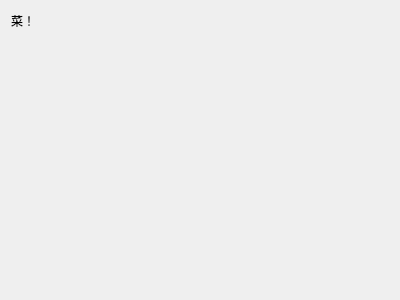
<?xml version="1.0" encoding="UTF-8"?>
<ui version="4.0">
 <class>SNK_LOSE</class>
 <widget class="QWidget" name="SNK_LOSE">
  <property name="geometry">
   <rect>
    <x>0</x>
    <y>0</y>
    <width>400</width>
    <height>300</height>
   </rect>
  </property>
  <property name="windowTitle">
   <string>Form</string>
  </property>
  <widget class="QLabel" name="label">
   <property name="geometry">
    <rect>
     <x>11</x>
     <y>11</y>
     <width>30</width>
     <height>20</height>
    </rect>
   </property>
   <property name="text">
    <string>菜！</string>
   </property>
  </widget>
 </widget>
 <resources/>
 <connections/>
</ui>
